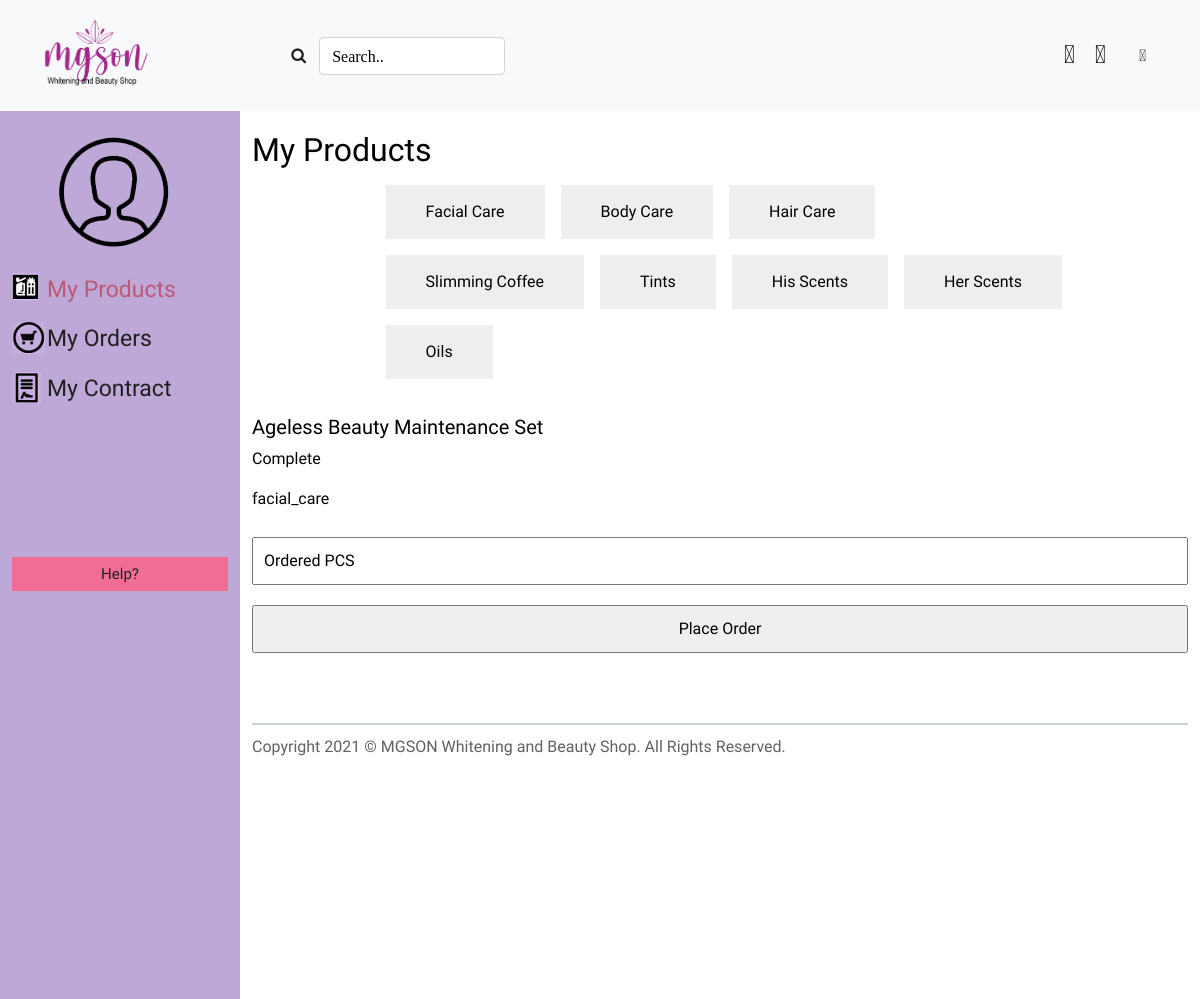
The page /dashboardDep/placeorder.php?id_product=1 on the database its author committed.
### tables this page shows
CREATE TABLE `products` (
  `id_product` int(1) NOT NULL,
  `id_users` varchar(50) NOT NULL,
  `id_admin` varchar(200) NOT NULL,
  `product_name` varchar(50) NOT NULL,
  `product_description` varchar(50) NOT NULL,
  `product_cat` varchar(50) NOT NULL,
  `barcode_sku` varchar(50) NOT NULL,
  `product_quantity` int(50) NOT NULL,
  `manufactured_date` date NOT NULL,
  `expiration_date` date NOT NULL,
  `ordered_pcs` int(50) NOT NULL,
  `remainingpcs` int(50) NOT NULL,
  `product_status` varchar(50) NOT NULL,
  `date_delivered` date NOT NULL,
  `date_ordered` date NOT NULL,
  `keywords` text NOT NULL
);

### dashboardDep/placeorder.php (the view, shortened to what this page needs)
<?php
	require('../db.php');
	$id_product = $_REQUEST['id_product'];
	$querdprod = "SELECT * from products where id_product='".$id_product."' ";
	$resuldel = mysqli_query($con, $querdprod) or die ( mysqli_error());
	$row = mysqli_fetch_assoc($resuldel);
?>
<!DOCTYPE html>
<html>
<head>
   <link rel="stylesheet" type="text/css" href="../css/bootstrap.css" />
   <link href="../css/bootstrap.min.css" rel="stylesheet">
   <link href="../css/modals.css" rel="stylesheet">
	 <link rel="stylesheet" type="text/css" href="../css/style.css" />
	<link rel="stylesheet" href="https://cdnjs.cloudflare.com/ajax/libs/font-awesome/4.7.0/css/font-awesome.min.css">
	<link href="../style.css" rel="stylesheet" />
	<link href="style.css" rel="stylesheet" />
</head>
<body>
	<nav class="navbar navbar-expand-lg navbar-light bg-light sticky-top">
		<div class="collapse navbar-collapse" id="navbarSupportedContent">
			<a href="index.php"><img src="../images/logo.png" class="img-fluid logo" alt="Dashboard"></a>
		    <form class="form-inline my-2 my-lg-0 nfdp" action="../search.php">
		      <button class="btn my-2 my-sm-0" type="submit"><i class="fa fa-search"></i></button>
		      <input class="form-control mr-sm-2 fa fa-search" type="text" placeholder="Search.." aria-label="Search" name="search">
		    </form>
	    </div>
	    <div>
	    	<ul class="col-sm-12 bell-icons bc1">
				<li><a href="#"></a></li>
				<li><a href="contact.php"></a></li>
				<li>
					<a type="button" class="btn" data-toggle="dropdown" aria-haspopup="true" aria-expanded="false"></a>
				</li>
			</ul>
	    </div>
 	</nav>
	<div id="dashboard-wrapper" class="container">
	  <div class="row">
		<div class="col-sm-4">
			<a href="index.php"><img src="images/profileavatar.png" class="mb-4 clientavatar" alt="client"/></a>
      <ul class="nav-menu-side withicons">
      <li><a href="myproducts.php"  class="active-menu">My Products</a></li>
      <li><a href="myorder.php">My Orders</a></li>
      <li><a href="mycontract.php">My Contract</a></li>
      </ul>
			<p class="logout-btm"><a href="contact.php">Help?</a></p>
		</div>
		<div class="col-sm-8 product-data">
			<div class="data-my-product">
				<h2>My Products</h2>
				<?php
				foreach($resuldel as $prodcatarr){
					$prodcatarray = $prodcatarr['product_cat'];
				}
				if ($prodcatarray == "facial_care") {
					$classname1 = "active";
				} else if ($prodcatarray == "body_care") {
					$classname2 = "active";
				} else if ($prodcatarray == "hair_care") {
					$classname3 = "active";
				} else if ($prodcatarray == "sliming_coffee") {
					$classname4 = "active";
				} else if ($prodcatarray == "tints") {
					$classname5 = "active";
				} else if ($prodcatarray == "hisscents") {
					$classname6 = "active";
				} else if ($prodcatarray == "herscents") {
					$classname7 = "active";
				} else if ($prodcatarray == "oils") {
					$classname8 = "active";
				}
				?>
				<ul class="myproducts">
						<li><a class="btn btn-primary btn-dashboard <?php $classname1 ?>" href="myproducts.php" role="button">Facial Care</a></li>
						<li><a class="btn btn-primary btn-dashboard <?php $classname2 ?>" href="./productCategory/bodycare.php" role="button">Body Care</a></li>
						<li><a class="btn btn-primary btn-dashboard <?php $classname3 ?>" href="./productCategory/haircare.php" role="button">Hair Care</a></li>
						<li><a class="btn btn-primary btn-dashboard <?php $classname4 ?>" href="./productCategory/slimingcofee.php" role="button">Slimming Coffee</a></li>
						<li><a class="btn btn-primary btn-dashboard <?php $classname5 ?>" href="./productCategory/tints.php" role="button">Tints</a></li>
						<li><a class="btn btn-primary btn-dashboard <?php $classname6 ?>" href="./productCategory/hisscents.php" role="button">His Scents</a></li>
						<li><a class="btn btn-primary btn-dashboard <?php $classname7 ?>" href="./productCategory/herscents.php" role="button">Her Scents</a></li>
						<li><a class="btn btn-primary btn-dashboard <?php $classname8 ?>" href="./productCategory/oil.php" role="button">Oils</a></li>
				</ul>
				<h2>
				</h2>
				<div class="row info-order">
        <div class="placeordered">
                  <form class="form" action="" method="post">
                    <h5><?php echo $row['product_name']; ?></h5>
                    <p><?php echo $row['product_status']; ?></p>
                    <p><?php echo $row['product_cat']; ?></p>
                    <input type="number" class="input-product" name="ordered_pcs" placeholder="Ordered PCS" required />
                    <input type="submit" name="submit" value="Place Order" class="add-button"  />
                  </form>
              </div>
				</div>
			</div>
		<footer>Copyright 2021 © MGSON Whitening and Beauty Shop. All Rights Reserved.</footer>
	  </div>
</div>
</div>
</body>
</html>

### css/style.css (style rules this page uses)
body { font-family: "Poppins", sans-serif; color: #040000; background-color: #ffffff; }
a, a:hover, a:focus { text-decoration: none; }
.btn, .btn:focus { outline: none !important; -webkit-box-shadow: none; box-shadow: none; }
.logo { width: 160px; padding: 10px; }
.bc1 { top: 2.5em !important; }
.nfdp { margin-left: 10%; }

### style.css (style rules this page uses)
input { width:90%; margin:10px auto; padding:10px; }
body { background:#fff; font-family: 'Arapey', serif; }
.container { margin:0 auto; max-width:100%; overflow:hidden; font-family: 'Arapey', serif; }
@media (min-width: 576px) { #dashboard-wrapper .col-sm-4, .col-sm-4-2 { width:20%; -ms-flex: 0 0 20%; flex: 0 0 20%; max-width: 20%; } }
@media (min-width: 576px) { #dashboard-wrapper .col-sm-8, .col-sm-8-2 { width:80%; -ms-flex: 0 0 80%; flex: 0 0 80%; max-width: 80%; left: 20%; } }
#dashboard-wrapper { overflow:hidden; }
#dashboard-wrapper .col-sm-4 { background:#bea8d7; height: fit-content; height: 100%; position: fixed; }
#dashboard-wrapper .col-sm-8 { background:#fff; padding-bottom: 20%; }
#dashboard-wrapper .col-sm-8 h2 { padding-top:20px; float: left; }
.nav-menu-side li { list-style:none; font-size:23px; margin-bottom:15px; }
.nav-menu-side li a { color:#202020; }
ul.nav-menu-side { margin-left:0; padding-left:0; margin-bottom:70%; }
.nav-menu-side li a.active-menu { color:#bd5977; }
.logout-btm { background: #f16d95; margin-left: 0px; margin-right: 0px; text-align: center; padding:5px; }
.logout-btm a { color:#202020; text-align:center; font-size:15px; font-family: 'Arimo', sans-serif; }
a.btn-dashboard { color: #202020; font-family: 'Arapey', serif; background: #eee; text-align: center; font-size: 25px; border: 0 none; border-radius: 0; padding: 15px 40px; }
.product-data h2 { float:left; }
.btn-primary:hover, .btn, .btn:focus { color:#202020 !important; }
@media only screen and (min-width: 590px) { .row { display: block; } }
@media only screen and (min-width: 680px) { .row { display: block; } }
@media only screen and (min-width: 790px) { .row { display: flex; } }

### dashboardDep/style.css (style rules this page uses)
.btn-primary { color:#fff !important; }
.withicons li:first-child { background: transparent url(images/productsicon.png)no-repeat top left; }
.withicons li a { padding-left: 35px; text-align:center; }
.withicons li:nth-child(2) { background: transparent url(images/carticon.png)no-repeat top left; }
.withicons li:last-child { background: transparent url(images/list.png)no-repeat top left; }
.clientavatar { padding-left: 20%; padding-top: 10%; }
#dashboard-wrapper .col-sm-8 h2 { float:none !important; }
.myproducts li { list-style:none; float:left; margin: 8px; }
.myproducts li a { font-size:16px; }
.data-my-product { border-bottom:2px solid #c9d3d3; padding-bottom:30px; }
footer { color:#616161; padding-top:10px; }
.myproducts { width:80%; margin:0 auto; overflow:hidden; }
.myproducts li a { color:#000 !important; }
.bell-icons { position: relative; top: 0 !important; }
.bell-icons li { float:left; list-style:none; padding: 5px; font-size: 25px; }
.bell-icons a { color: black; }
.bell-icons li:first-child a:before { content: "\f0a2"; padding:5px; }
.bell-icons li:nth-child(2) a:before { content: "\f0e5"; padding:5px; }
.bell-icons li:last-child a:before { content: "\f2c0"; padding:5px; }
.info-order { margin-bottom:30px; }
.placeordered input, .placeordered select { width:100%; }
::placeholder { color: black !important; }

### rows shown on the page
products: product_name "Ageless Beauty Maintenance Set", product_status "Complete", product_cat "facial_care"
